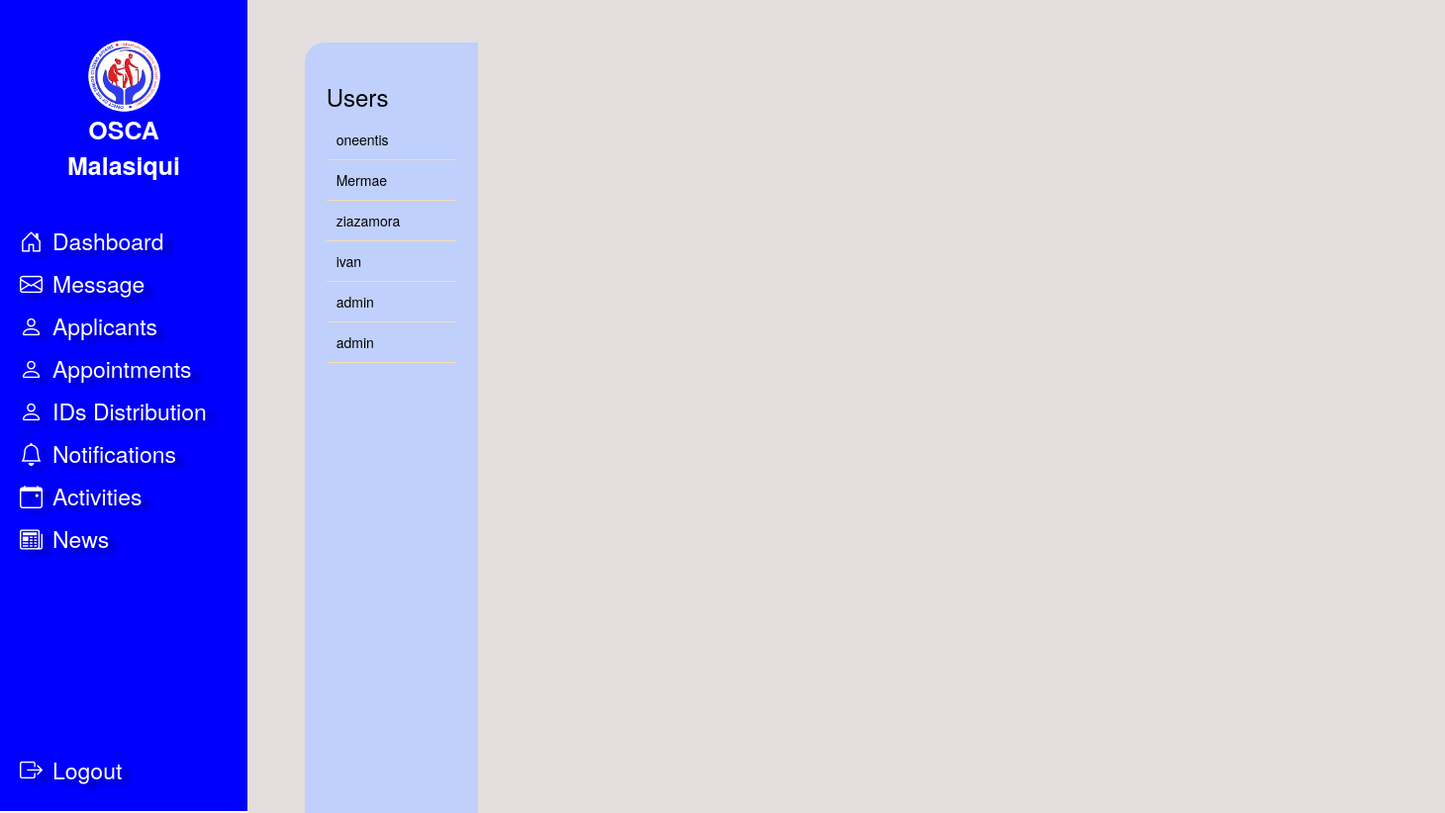
Screenshot of /admin/chat.php (signed in) with the database file from the repository.
### tables this page shows
CREATE TABLE `users` (
  `osca_id` bigint NOT NULL,
  `email` varchar(255) DEFAULT NULL,
  `last_name` varchar(50) NOT NULL,
  `first_name` varchar(50) NOT NULL,
  `middle_name` varchar(50) DEFAULT NULL,
  `suffix` varchar(5) DEFAULT NULL,
  `sex` varchar(10) NOT NULL,
  `birth_day` date NOT NULL,
  `address` varchar(255) NOT NULL,
  `phone_number` bigint NOT NULL,
  `oneByOne_id_path` varchar(255) DEFAULT NULL,
  `status` varchar(10) NOT NULL DEFAULT 'pending',
  `member_status` varchar(50) DEFAULT NULL,
  `classification` varchar(100) NOT NULL,
  `civil_status` varchar(100) NOT NULL,
  `blood_type` varchar(20) NOT NULL,
  `education` varchar(100) NOT NULL,
  `employment` varchar(100) NOT NULL,
  `religion` varchar(30) NOT NULL,
  `username` varchar(100) NOT NULL,
  `password` varchar(100) NOT NULL,
  `created_at` timestamp(6) NOT NULL DEFAULT CURRENT_TIMESTAMP(6),
  `updated_at` timestamp(6) NOT NULL DEFAULT CURRENT_TIMESTAMP(6),
  `deleted_at` timestamp(6) NULL DEFAULT NULL
);

### admin/chat.php (the view, shortened to what this page needs)
<?php
include '../database/db_connection.php';
$stmt = $pdo->query("SELECT osca_id, username FROM users");
$users = $stmt->fetchAll(PDO::FETCH_ASSOC);
?>
<!DOCTYPE html>
<html lang="en">
<head>
    <link rel="stylesheet" href="./assets/style.css">
    <link rel="stylesheet" href="./assets/chat.css">
    <link rel="stylesheet" href="https://maxcdn.bootstrapcdn.com/bootstrap/3.4.1/css/bootstrap.min.css">
    <link href="https://cdn.jsdelivr.net/npm/bootstrap-icons/font/bootstrap-icons.css" rel="stylesheet">
</head>
<body>
    <nav class="sidebar">
        <?php include '.././components/admin-nav.php'; ?>
    </nav>
    <div class="main-content">
        <div class="container">
            <div class="row rowchat">
                <div class="col-sm-12 chatflex">
                    <div class="user-list userside">
                        <h3>Users</h3>
                        <?php foreach ($users as $user): ?>
                            <div class="user" data-id="<?= $user['osca_id']; ?>">
                                <?= htmlspecialchars($user['username']); ?>
                            </div>
                        <?php endforeach; ?>
                    </div>
                </div>
            </div>
        </div>
    </div>
</body>
</html>

### admin/assets/style.css (style rules this page uses)
body { display: flex; min-height: 100vh; margin: 0; overflow-x: hidden; }
.main-content { background-color: rgb(228, 222, 222); }
.sidebar { background-color:blue; color: white; min-width: 250px; max-width: 250px; height: 100vh; padding: 20px 0; position: fixed; display: flex; flex-direction: column; }
.main-content { margin-left: 250px; padding: 20px; width: 100%; }

### admin/assets/chat.css (style rules this page uses)
body { display: flex; font-family: Arial, sans-serif; }
.user-list { width: 25%; height: 100vh; overflow-y: auto; }
.user { padding: 10px; cursor: pointer; border-bottom: 1px solid wheat; }
.rowchat { display: flex ; flex-direction: row; flex-wrap: wrap; padding:2%; border-radius: 15px; }
.userside { width: 16%; background-color:rgb(192 208 252); color: black; border-radius: 20px 0 0 20px; padding: 2%; }
.chatflex { display: flex ; flex-direction: row; }

### rows the page displays
users: username "oneentis"
users: username "Mermae"
users: username "ziazamora"
users: username "ivan"
users: username "admin"
users: username "admin"
